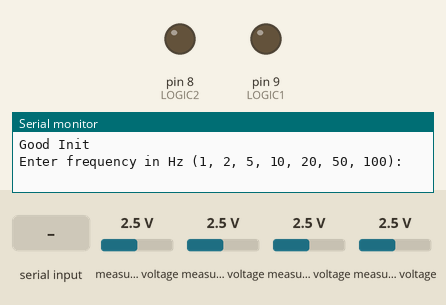
Simulated run of this sketch. Board: Arduino Uno, built with avr-gcc and run on an emulated ATmega328P. On the bench: output pins drawn as LEDs (lit = HIGH), the last lines printed to the serial monitor. Dashed ring = blinking. Inputs (shaded band) come from the test bench; at power-on: measured voltage 2.5 V.

Above: at 0.9 s.
1.0 s: "5\n" received over Serial
At 2.05 s:
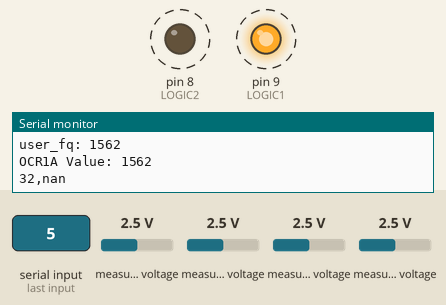
Timing chart, 0 to 10.0 s (numbered marks = the images above; inputs shaded):
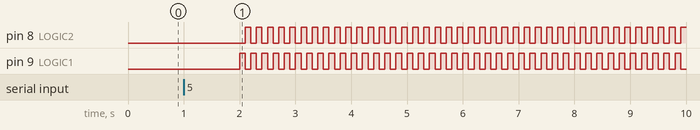

Measured:
- after the input at 1.0 s, pin 8 (LOGIC2): alternates HIGH for 0.10 s and LOW for 0.10 s, starting after 1.1 s; pin 9 (LOGIC1): alternates HIGH for 0.10 s and LOW for 0.10 s, starting after 1.0 s

The sketch:

biPhasicFunctionv2.ino
```cpp
#include <Arduino.h>
#include <Wire.h>
#include <SPI.h>
#include <Adafruit_ADS1X15.h>

#define LOGIC1 9
#define LOGIC2 8
#define DEBUG

Adafruit_ADS1115 ads;

unsigned long start_time = 0;
float userfrq = 1;
float period = 1;
int in_line = 100;
const float multiplier = 0.1875F; // For 16 bit dac @ +/-6.144V gain

// ISR Flag
volatile bool toggle_flag = false;

// Logic flag
bool L_state = false;
bool readchk = false;
unsigned long high_state_start_time = 0;
unsigned long high_state_duration = 0;

void setup(){
  Serial.begin(115200);
  pinMode(LOGIC1, OUTPUT);
  pinMode(LOGIC2, OUTPUT);

  digitalWrite(LOGIC1, LOW);
  digitalWrite(LOGIC2, LOW);

  // The ADC input range (or gain) can be changed via the following
  // functions, but be careful never to exceed VDD +0.3V max, or to
  // exceed the upper and lower limits if you adjust the input range!
  // Setting these values incorrectly may destroy your ADC!
  //                                                                ADS1015  ADS1115
  //                                                                -------  -------
     ads.setGain(GAIN_TWOTHIRDS);  // 2/3x gain +/- 6.144V  1 bit = 3mV      0.1875mV (default)
  // ads.setGain(GAIN_ONE);        // 1x gain   +/- 4.096V  1 bit = 2mV      0.125mV
  // ads.setGain(GAIN_TWO);        // 2x gain   +/- 2.048V  1 bit = 1mV      0.0625mV
  // ads.setGain(GAIN_FOUR);       // 4x gain   +/- 1.024V  1 bit = 0.5mV    0.03125mV
  // ads.setGain(GAIN_EIGHT);      // 8x gain   +/- 0.512V  1 bit = 0.25mV   0.015625mV
  // ads.setGain(GAIN_SIXTEEN);    // 16x gain  +/- 0.256V  1 bit = 0.125mV  0.0078125mV

    if(!ads.begin()){
    Serial.println("Failed to initialize ADS1115");
    while(1);
  }
  Serial.println("Good Init");

  Serial.println("Enter frequency in Hz (1, 2, 5, 10, 20, 50, 100):");
  while (!Serial.available());

  userfrq = Serial.parseFloat(); // Read requested period from user input
  Serial.print("frequency set to: ");
  Serial.println(userfrq);
  period = (0.5 * userfrq);

  Serial.println("Enter in-line resistor value: ");
  while (!Serial.available());

  in_line = Serial.parseInt();
  Serial.print("In-line resistance set to: ");
  Serial.println(in_line);

  // Init timer1
  noInterrupts();   // disables global interrupts
  TCCR1A = 0;       // sets entire TCCR1A register to 0
  TCCR1B = 0;       // same for TCCR1B

  // Calculate OCR1A value
  float clockSpeed = 16000000.0; // Arduino clock speed in Hz
  float prescaler = 1024.0; // Prescaler value
  float tempOCR1A = clockSpeed / (prescaler * (2*userfrq)) - 1;

  unsigned long user_fq = static_cast<unsigned long>(round(tempOCR1A));

  if (user_fq < 1) {
      user_fq = 1; // Minimum practical value to avoid too fast interrupts
  } else if (user_fq > 65535) {
      user_fq = 65535; // Maximum value for a 16-bit timer
  }
  OCR1A = user_fq;    // 15624 = 16MHz / (1024 * 1Hz) - 1

  // Turns on CTC mode
  TCCR1B |= (1 << WGM12);

  // Sets CS10 and CS12 bits for 1024 prescaler
  TCCR1B |= (1 << CS10);
  TCCR1B |= (1 << CS12);

  // Enables timer compare IRQ
  TIMSK1 |= (1 << OCIE1A);

  interrupts();
  high_state_duration = (period)*1E3;

#ifdef DEBUG
  unsigned long calculated_period = clockSpeed / (prescaler * (OCR1A + 1));
  Serial.print("Calculated period: ");
  Serial.print(calculated_period);
  Serial.println(" Hz");
  Serial.print("user_fq: ");
  Serial.println(user_fq);
  Serial.print("OCR1A Value: ");
  Serial.println(OCR1A);
#endif
}

void loop() {
  if (toggle_flag) {
    toggleHbridge();
    toggle_flag = false;
  }

  // Check if H-bridge is high and 80% through its duty cycle
  if(!readchk && L_state && (micros() - high_state_start_time >= 0.8 * high_state_duration)){
    readADC();
    readchk = true;
  }
}

// Timer1 ISR
ISR(TIMER1_COMPA_vect) {
  toggle_flag = true;
}

void toggleHbridge() {
  L_state = !L_state;

  if(L_state){
    readchk = false;
    digitalWrite(LOGIC1, HIGH);
    digitalWrite(LOGIC2, LOW);
    high_state_start_time = micros(); // Start timing the high state
  } else {
    digitalWrite(LOGIC1, LOW);
    digitalWrite(LOGIC2, HIGH);
  }
}

void readADC() {
  if(start_time == 0) { // Check if start time hasn't been initialized
    start_time = millis(); // Record the time when LOGIC1 goes high for the first time
  }

  int16_t val_drop = ads.readADC_Differential_2_3();
  int16_t val_sense = ads.readADC_Differential_0_1();

  float volts_drop = val_drop * multiplier;
  float volts_sense = val_sense * multiplier;
  float r = bigR(volts_drop, volts_sense, in_line);
  unsigned long elapsed_time = millis() - start_time;

  Serial.print(elapsed_time); Serial.print(",");
  Serial.println(r,7);
}

float bigR(float drop, float sense, int in_l){

  float i_calculated = drop/in_l;
  float R = sense/i_calculated;

  return R;
}
```
